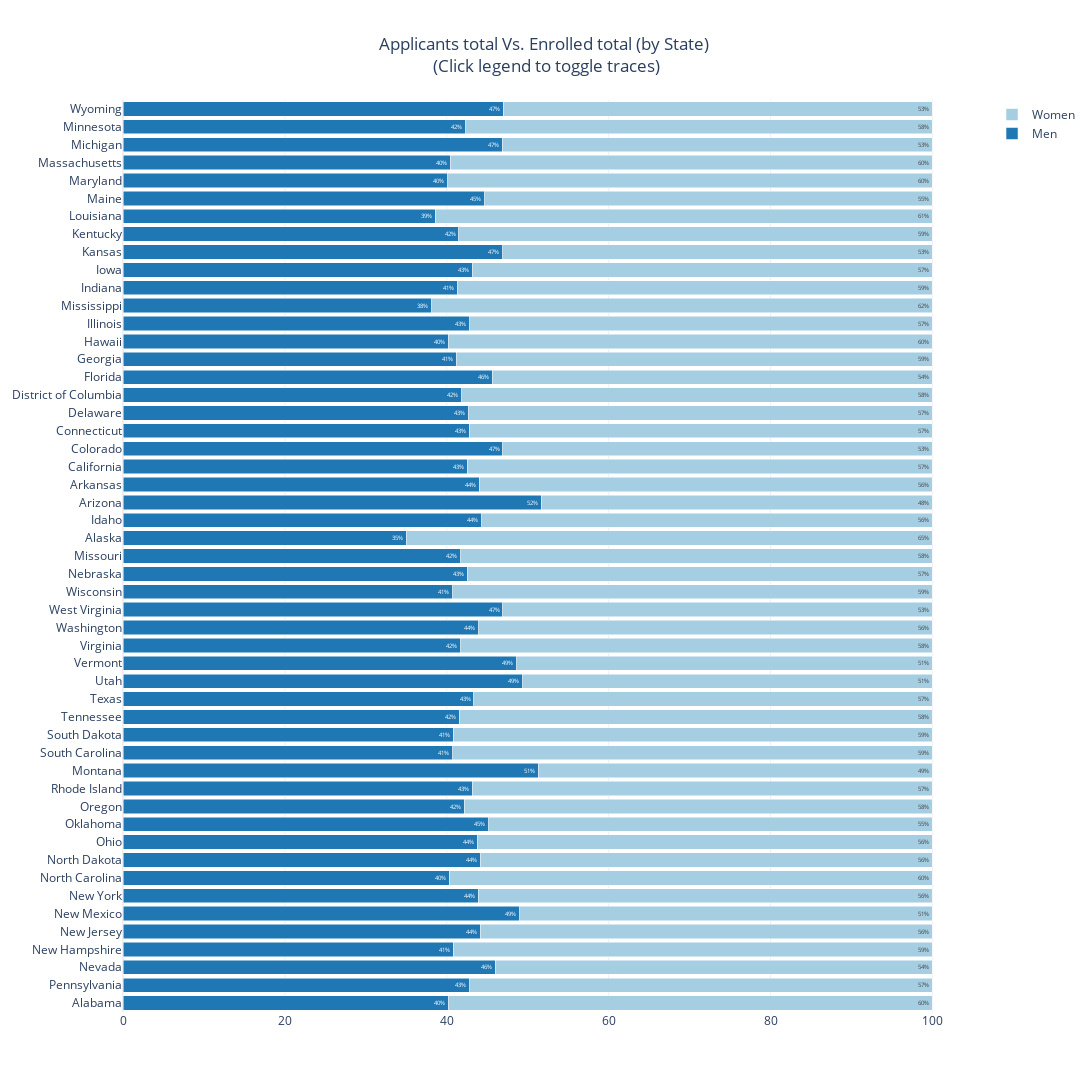

This figure's notebook cell:
### Code cell
# Create the bar chart
fig = go.Figure(data=[
    # Add the Applicants trace to the bar chart
    go.Bar(name='Men', x=df_State_gender['Percent of total enrollment that are men'], y=df_State_gender['State abbreviation'],
           orientation="h", marker_color='#1f78b4',
           text=df_State_gender['Percent of total enrollment that are men'],
          texttemplate = "%{x:.0f}%"),
    # Add the Enrolled trace to the bar chart (overlay)
    go.Bar(name='Women', x=df_State_gender['Percent of total enrollment that are women'], y=df_State_gender['State abbreviation'],
           orientation="h", marker_color='#a6cee3',
           text=df_State_gender['Percent of total enrollment that are women'],
          texttemplate = "%{x:.0f}%")
])

# Change the bar mode
fig.update_layout(barmode='stack', width=1500, height=1500, 
                 # Add title
                  title="Applicants total Vs. Enrolled total (by State) <br>(Click legend to toggle traces) ",title_x=0.5)

# Show your work
fig.show()

### Figure 1 — Plotly figure (JSON) as saved in the notebook; plotly's stock layout.template omitted (floating-point values rounded to 4 significant figures)
{"data": [{"marker": {"color": "#1f78b4"}, "name": "Men", "orientation": "h", "text": [40.18, 42.82, 46, 40.8, 44.15, 49, 43.91, 40.31, 44.14, 43.78, 45.16, 42.17, 43.17, 51.33, 40.74, 40.8, 41.52, 43.35, 49.4, 48.64, 41.72, 43.94, 46.94, 40.75, 42.54, 41.71, 35, 44.33, 51.67, 44, 42.53, 46.93, 42.75, 42.67, 41.83, 45.63, 41.15, 40.17, 42.84, 38.13, 41.28, 43.12, 46.9, 41.5, 38.6, 44.7, 40.12, 40.44, 46.85, 42.33, 47], "texttemplate": "%{x:.0f}%", "type": "bar", "x": [40.18, 42.82, 46, 40.8, 44.15, 49, 43.91, 40.31, 44.14, 43.78, 45.16, 42.17, 43.17, 51.33, 40.74, 40.8, 41.52, 43.35, 49.4, 48.64, 41.72, 43.94, 46.94, 40.75, 42.54, 41.71, 35, 44.33, 51.67, 44, 42.53, 46.93, 42.75, 42.67, 41.83, 45.63, 41.15, 40.17, 42.84, 38.13, 41.28, 43.12, 46.9, 41.5, 38.6, 44.7, 40.12, 40.44, 46.85, 42.33, 47], "y": ["Alabama", "Pennsylvania", "Nevada", "New Hampshire", "New Jersey", "New Mexico", "New York", "North Carolina", "North Dakota", "Ohio", "Oklahoma", "Oregon", "Rhode Island", "Montana", "South Carolina", "South Dakota", "Tennessee", "Texas", "Utah", "Vermont", "Virginia", "Washington", "West Virginia", "Wisconsin", "Nebraska", "Missouri", "Alaska", "Idaho", "Arizona", "Arkansas", "California", "Colorado", "Connecticut", "Delaware", "District of Columbia", "Florida", "Georgia", "Hawaii", "Illinois", "Mississippi", "Indiana", "Iowa", "Kansas", "Kentucky", "Louisiana", "Maine", "Maryland", "Massachusetts", "Michigan", "Minnesota", "Wyoming"]}, {"marker": {"color": "#a6cee3"}, "name": "Women", "orientation": "h", "text": [59.82, 57.18, 54, 59.2, 55.85, 51, 56.09, 59.69, 55.86, 56.22, 54.84, 57.83, 56.83, 48.67, 59.26, 59.2, 58.48, 56.65, 50.6, 51.36, 58.28, 56.06, 53.06, 59.25, 57.46, 58.29, 65, 55.67, 48.33, 56, 57.47, 53.07, 57.25, 57.33, 58.17, 54.37, 58.85, 59.83, 57.16, 61.87, 58.72, 56.88, 53.1, 58.5, 61.4, 55.3, 59.88, 59.56, 53.15, 57.67, 53], "texttemplate": "%{x:.0f}%", "type": "bar", "x": [59.82, 57.18, 54, 59.2, 55.85, 51, 56.09, 59.69, 55.86, 56.22, 54.84, 57.83, 56.83, 48.67, 59.26, 59.2, 58.48, 56.65, 50.6, 51.36, 58.28, 56.06, 53.06, 59.25, 57.46, 58.29, 65, 55.67, 48.33, 56, 57.47, 53.07, 57.25, 57.33, 58.17, 54.37, 58.85, 59.83, 57.16, 61.87, 58.72, 56.88, 53.1, 58.5, 61.4, 55.3, 59.88, 59.56, 53.15, 57.67, 53], "y": ["Alabama", "Pennsylvania", "Nevada", "New Hampshire", "New Jersey", "New Mexico", "New York", "North Carolina", "North Dakota", "Ohio", "Oklahoma", "Oregon", "Rhode Island", "Montana", "South Carolina", "South Dakota", "Tennessee", "Texas", "Utah", "Vermont", "Virginia", "Washington", "West Virginia", "Wisconsin", "Nebraska", "Missouri", "Alaska", "Idaho", "Arizona", "Arkansas", "California", "Colorado", "Connecticut", "Delaware", "District of Columbia", "Florida", "Georgia", "Hawaii", "Illinois", "Mississippi", "Indiana", "Iowa", "Kansas", "Kentucky", "Louisiana", "Maine", "Maryland", "Massachusetts", "Michigan", "Minnesota", "Wyoming"]}], "layout": {"barmode": "stack", "height": 1500, "title": {"text": "Applicants total Vs. Enrolled total (by State) <br>(Click legend to toggle traces) ", "x": 0.5}, "width": 1500}}
